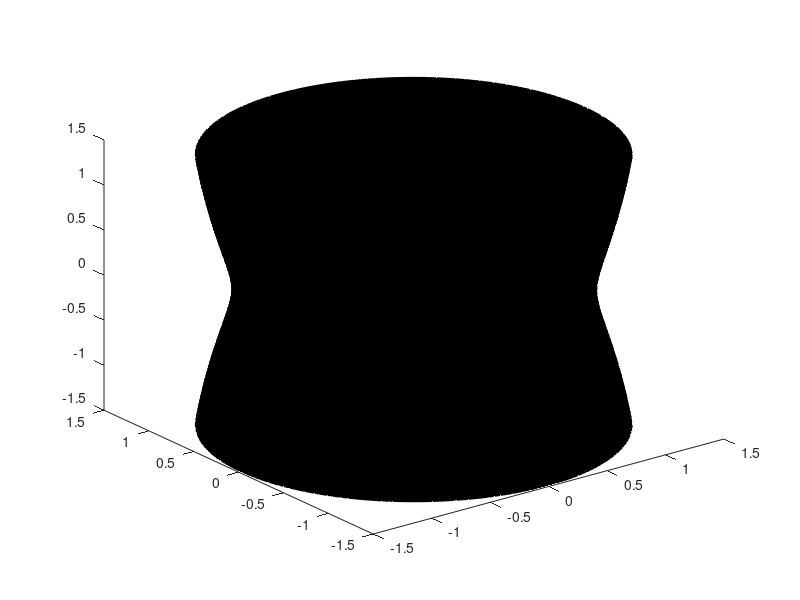

MATLAB code to generate this figure: (Note: this script raises an error after producing the figure.)
clear
m_e = 5.9742*10^24;
m_l = 7.36*10^22;
mu = m_l / (m_e+m_l);


[x,y,z] = meshgrid(linspace(-1.5,1.5,70));
p = (x.^2+y.^2) + 2*(1-mu)./sqrt((x+mu).^2+y.^2+z.^2) + 2 * mu ./sqrt((x-1+mu).^2+y.^2);
% JC = linspace(2.98,3.1,10);
JC = 3.15;


figure
view(3)
for i = 1:length(JC)

    s = isosurface(x,y,z,p,JC(i));
    pat = patch(s);
    pat.FaceColor = [0.4,0.4,0.4];
    pat.FaceAlpha = 0.8;
    pat.EdgeColor = 'none';

    hold on
    plot(-mu,0,'Marker','.','MarkerSize',40)
    plot(1-mu,0,'Marker','.','MarkerSize',10)
    hold off

    title("Jacobi Constant = "+num2str(JC(i)))
    grid on
    drawnow
    
end